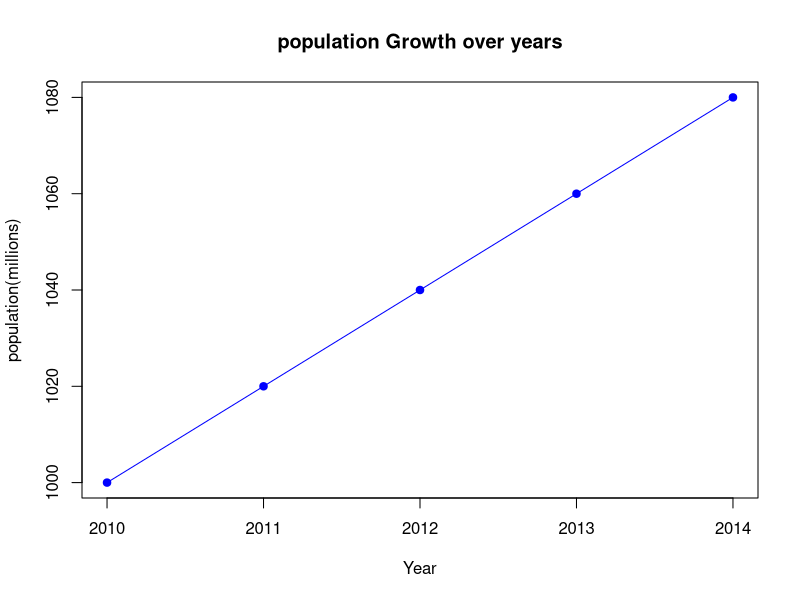

This chart was generated by the following R code:
year<-c(2010,2011,2012,2013,2014)
population<-c(1000,1020,1040,1060,1080)
plot(year,population,
    type="o", col="blue",main="population Growth over years",
     xlab="Year",ylab="population(millions)",pch=19)